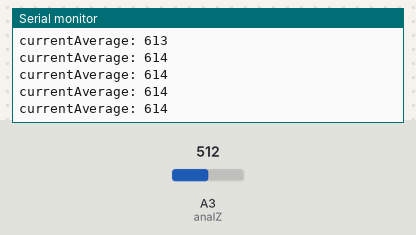
This sketch was run on a simulated Arduino Uno, built with avr-gcc and run on an emulated ATmega328P. On the bench: the last lines printed to the serial monitor. Inputs (shaded band) come from the test bench; at power-on: A3 (analZ) = 512.

Above: at 1.2 s.
1.3 s: A3 (analZ) set to 716
At 1.48 s:
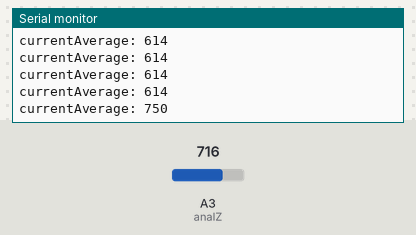
2.8 s: A3 (analZ) set to 900
At 2.93 s:
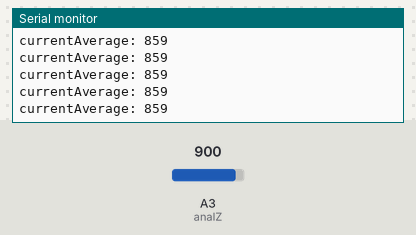
Timing chart, 0 to 5.8 s (numbered marks = the images above; inputs shaded):
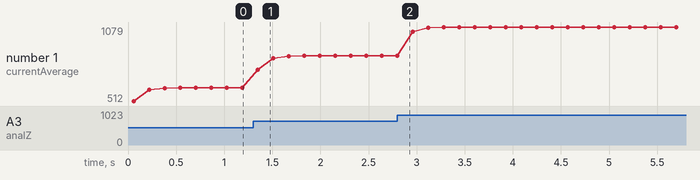

Measured:
- after the input at 1.3 s, the serial monitor: prints a new line after 0.05 s (image 1)
- plotted number 1: 614 → 859 after the input at 1.3 s, 859 → 1079 after the input at 2.8 s

The sketch:

sketch_Accelerometer2.ino
```cpp
const int analX = 1;
const int analY = 2;
const int analZ = 3;

int midlow = 310;
int midhigh = 390;

int sensorAverage = 0;
int averageRun = 5;
int currentAverage = 0;

int threshold = 10;


int value =0;
int output=0;
void setup() {
  // put your setup code here, to run once:
Serial.begin(9600);


}

void loop() {
  // put your main code here, to run repeatedly:
//int aX = analogRead(analX);
//int aY = analogRead(analY);
//int aZ = analogRead(analZ);

/*int X = map(aX, 0, 300, 0, 50);
int Y = map(aY, 0, 300, 0, 50);
int Z = map(aZ, 0, 300, 0, 50);
*/
 /* Serial.print("Sensor X= " );
  Serial.println(aX);
  Serial.print("Sensor Y= " );
  Serial.println(aY);
 */// Serial.print("Sensor Y= " );
  //Serial.println(aY);
//  Serial.print("Sensor Z= " );
//  Serial.println(aZ);

  for(int i=0; i<=averageRun; i++){
    int zAxis = analogRead(analZ);
    sensorAverage += zAxis;
    delay(10);
  }

  currentAverage = sensorAverage/(averageRun +1);
  sensorAverage = currentAverage;

  Serial.print("currentAverage: ");
  Serial.println(currentAverage);

  if(currentAverage > (currentAverage + threshold)){
    Serial.println("Step");
  }


  delay(100);
}
```
